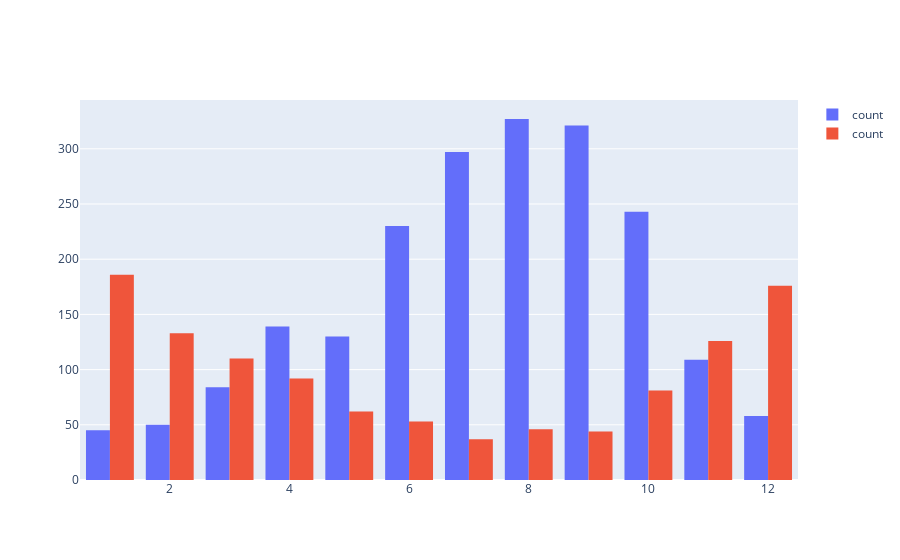

Notebook code for this chart:
### Code cell
fig = go.Figure()
fig.add_trace(go.Histogram(histfunc="count", y=df_usa['Case Number'].to_list(), x=df_usa['mes'].to_list(), name="count"))
fig.add_trace(go.Histogram(histfunc="count", y=df_aus['Case Number'].to_list(), x=df_aus['mes'].to_list(), name="count"))
fig.show()

### Figure 1 — Plotly figure (JSON) as saved in the notebook; plotly's stock layout.template omitted (floating-point values rounded to 4 significant figures; data arrays with more than 128 entries replaced by an {"elided": "..."} marker saying what was removed)
{"data": [{"histfunc": "count", "name": "count", "type": "histogram", "x": {"elided": "2273 int values"}, "y": {"elided": "2273 str values"}}, {"histfunc": "count", "name": "count", "type": "histogram", "x": {"elided": "1284 int values"}, "y": {"elided": "1284 str values"}}], "layout": {}}
